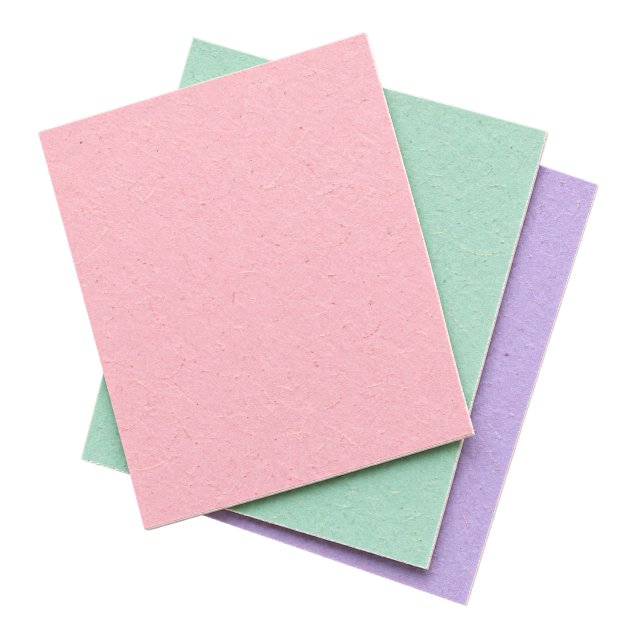
#> input picture assets/generated/_test/paper_test_v01.png, 1254 x 1254 px (shown at 1/2 size)
$ python deepen_color.py ../assets/generated/_test/paper_test_v01.png out.png
#> lines starting #> are read from the running program, lines starting #| are printed output that depends on the picture; after the words box and inside, x2 and y2 are one past the last pixel; in counts of white or black regions, pixels touching at a corner belong together
"""角色主色加深一階（只動指定色相、高彩度的區域；膚色、腮紅、白邊、其他衣物不動）。

為什麼：G2a 改進清單要求「角色主色比 S4 深一階、彩度略高」，讓投影模擬下主色對相鄰背景的明度對比 ≥3:1。
生成的小宇橘紅外套與 S4 幾乎同明度（量測見 review/G2/contrast.json 的備註），所以以程式只把外套的明度降一階。

用法：
  /opt/anaconda3/bin/python3 tools/deepen_color.py 輸入.png 輸出.png --hue 345:22 --min-sat 0.60 --value 0.82 --sat 1.06 \
      [--compare review/G2/xiaoyu_color_fix.png]
  --hue：色相範圍（度，可跨 0°），--min-sat：HSV 飽和度下限（膚色約 0.3–0.5，所以 0.6 以上才算外套），
  --value：明度倍率，--sat：飽和度倍率。遮罩邊緣做 2 px 羽化，避免色塊硬邊。
"""
import argparse
import json

import numpy as np
from PIL import Image, ImageDraw
from scipy import ndimage


def rgb_to_hsv(rgb):
    r, g, b = rgb[..., 0], rgb[..., 1], rgb[..., 2]
    mx, mn = rgb.max(-1), rgb.min(-1)
    d = mx - mn
    h = np.zeros_like(mx)
    m = d > 1e-6
    rr = m & (mx == r)
    gg = m & (mx == g) & ~rr
    bb = m & ~rr & ~gg
    h[rr] = ((g - b)[rr] / d[rr]) % 6
    h[gg] = (b - r)[gg] / d[gg] + 2
    h[bb] = (r - g)[bb] / d[bb] + 4
    h = h * 60
    s = np.where(mx > 1e-6, d / (mx + 1e-9), 0)
    return h, s, mx


def hsv_to_rgb(h, s, v):
    c = v * s
    x = c * (1 - np.abs((h / 60) % 2 - 1))
    m = v - c
    z = np.zeros_like(h)
    k = (h // 60).astype(int) % 6
    r = np.choose(k, [c, x, z, z, x, c])
    g = np.choose(k, [x, c, c, x, z, z])
    b = np.choose(k, [z, z, x, c, c, x])
    return np.stack([r + m, g + m, b + m], -1)


def main():
    ap = argparse.ArgumentParser()
    ap.add_argument("src")
    ap.add_argument("dst")
    ap.add_argument("--hue", default="345:22")
    ap.add_argument("--min-sat", type=float, default=0.60)
    ap.add_argument("--min-val", type=float, default=0.30)
    ap.add_argument("--value", type=float, default=0.82)
    ap.add_argument("--sat", type=float, default=1.06)
    ap.add_argument("--compare", default=None)
    args = ap.parse_args()
    im = Image.open(args.src).convert("RGBA")
#> im is the input picture: PIL image 1254x1254 RGBA; mean R, G, B, A 123.1, 105.4, 109.8, 138.5
    a = np.array(im).astype(np.float64)
    rgb = a[..., :3] / 255.0
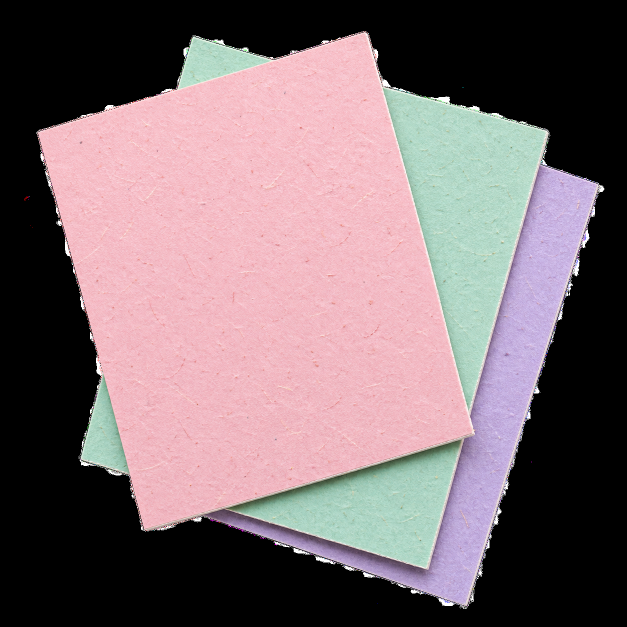
#> rgb: shape (1254, 1254, 3) float64 (shown at 1/2 size); mean R, G, B 0.483, 0.413, 0.43
    h, s, v = rgb_to_hsv(rgb)
#> in rgb_to_hsv, `mx, mn = rgb.max(-1), rgb.min(-1)`:
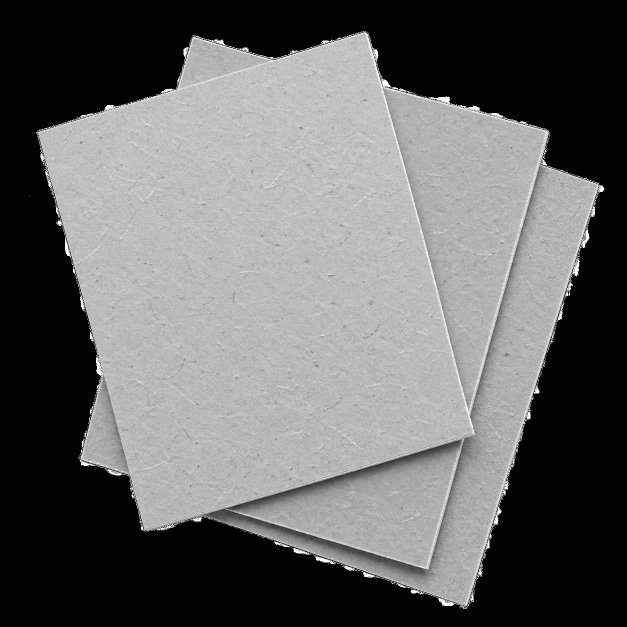
#> mn: shape (1254, 1254) float64 (shown at 1/2 size); min 0, max 1, mean 0.397
#> in rgb_to_hsv, `m = d > 1e-6`:
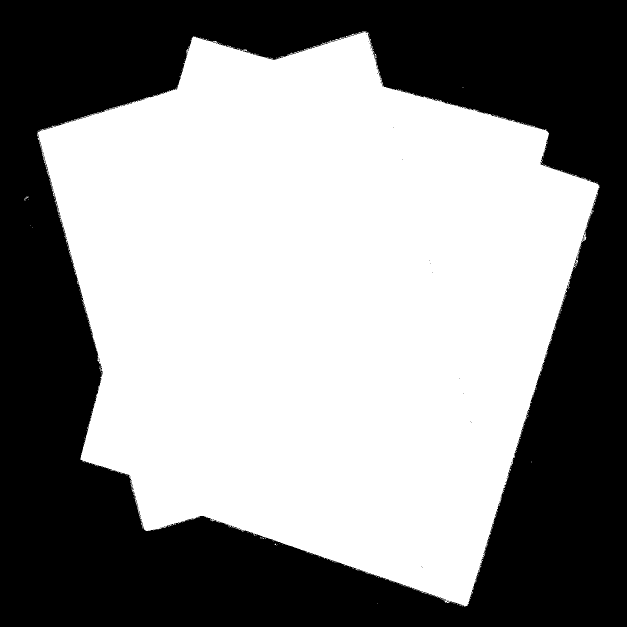
#> m: shape (1254, 1254) bool (shown at 1/2 size); 55.2% white; 67 black regions (66 under 20 px), largest, box (x1, y1, x2, y2) and area: (0, 0, 1254, 1254) 704880
#> in rgb_to_hsv, `rr = m & (mx == r)`: rr: shape (1254, 1254) bool; 37.3% white; 421 white regions (413 under 20 px), largest, box (x1, y1, x2, y2) and area: (74, 64, 1098, 1140) 581293, (908, 368, 1199, 1213) 3908, (649, 1113, 907, 1203) 455
#> in rgb_to_hsv, `gg = m & (mx == g) & ~rr`: gg: shape (1254, 1254) bool; 11.1% white; 259 white regions (253 under 20 px), largest, box (x1, y1, x2, y2) and area: (766, 175, 1096, 821) 99181, (455, 880, 922, 1136) 56067, (356, 73, 545, 179) 9495, (161, 748, 259, 948) 9246, (1086, 286, 1095, 307) 38, (189, 927, 204, 933) 25
#> in rgb_to_hsv, `bb = m & ~rr & ~gg`: bb: shape (1254, 1254) bool; 6.7% white; 516 white regions (513 under 20 px), largest, box (x1, y1, x2, y2) and area: (423, 329, 1198, 1208) 104967, (1147, 519, 1156, 533) 32, (888, 1201, 899, 1206) 25
    h0, h1 = (float(x) for x in args.hue.split(":"))
    in_hue = (h >= h0) | (h <= h1) if h0 > h1 else (h >= h0) & (h <= h1)
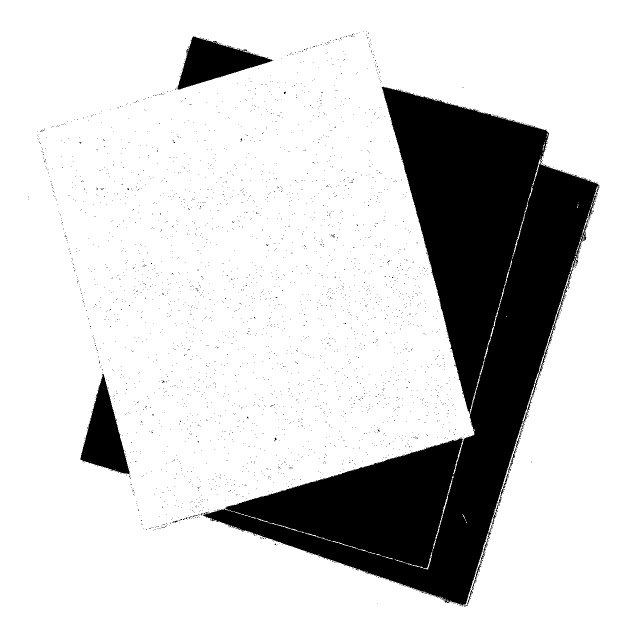
#> in_hue: shape (1254, 1254) bool (shown at 1/2 size); 81.3% white; 3110 black regions (3106 under 20 px), largest, box (x1, y1, x2, y2) and area: (406, 173, 1200, 1213) 270903, (355, 73, 547, 179) 9639, (160, 748, 259, 949) 9555, (344, 1041, 357, 1046) 24
    mask = in_hue & (s >= args.min_sat) & (v >= args.min_val) & (a[..., 3] > 0)
#> mask: shape (1254, 1254) bool; 0.01% white in thin lines or dots, all inside (x1, y1, x2, y2) = (49, 70, 1191, 1202)
    mask = ndimage.binary_opening(mask, iterations=1)
#> mask: shape (1254, 1254) bool; every value is 0
    soft = ndimage.gaussian_filter(mask.astype(np.float64), 2.0)
#> soft: shape (1254, 1254) float64; every value is 0
    v2 = v * (1 - soft * (1 - args.value))
    s2 = np.clip(s * (1 + soft * (args.sat - 1)), 0, 1)
    out = a.copy()
    out[..., :3] = np.clip(hsv_to_rgb(h, s2, v2) * 255, 0, 255)
#> in hsv_to_rgb, `k = (h // 60).astype(int) % 6`:
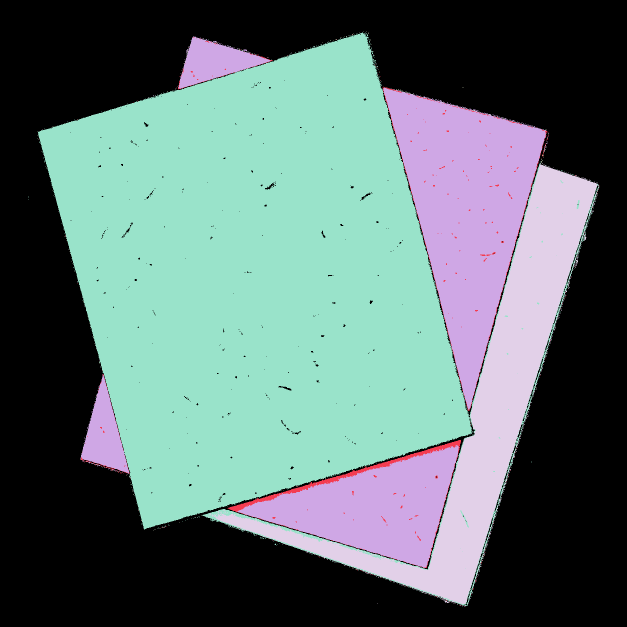
#> k: shape (1254, 1254) int64 (shown at 1/2 size); 6 distinct labels, from 0 to 5; one colour per label, 0 black
#> in hsv_to_rgb, `r = np.choose(k, [c, x, z, z, x, c])`:
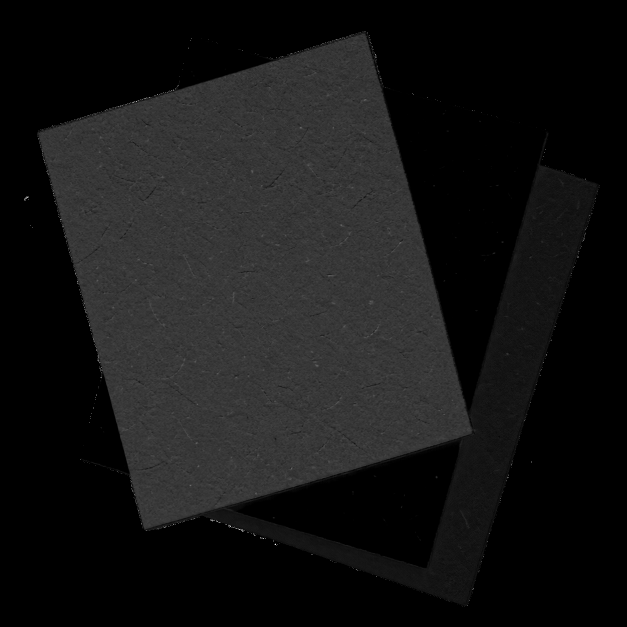
#> r: shape (1254, 1254) float64 (shown at 1/2 size); min 0, max 1, mean 0.0856
#> in hsv_to_rgb, `b = np.choose(k, [z, z, x, c, c, x])`:
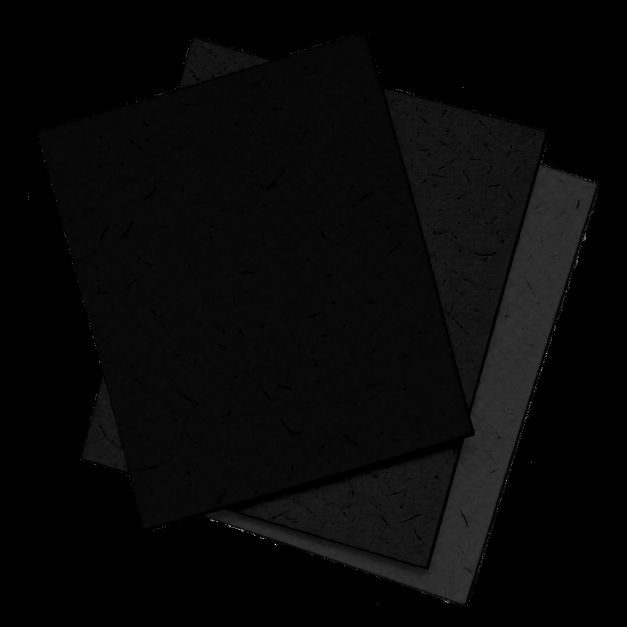
#> b: shape (1254, 1254) float64 (shown at 1/2 size); min 0, max 1, mean 0.0334
    Image.fromarray(out.round().astype(np.uint8), "RGBA").save(args.dst)
    sel = mask
    before = np.median(a[..., :3][sel], 0)
#> before = [nan, nan, nan]
    after = np.median(out[..., :3][sel], 0)
#> after = [nan, nan, nan]
    print(json.dumps(dict(src=args.src, dst=args.dst, pixels=int(sel.sum()),
                          median_before=before.round().tolist(), median_after=after.round().tolist()), ensure_ascii=False))
#| {"src": "../assets/generated/_test/paper_test_v01.png", "dst": "out.png", "pixels": 0, "median_before": [NaN, NaN, NaN], "median_after": [NaN, NaN, NaN]}
    if args.compare:
        w, hh = im.size
        sheet = Image.new("RGB", (w * 3 + 40, hh + 20), (206, 202, 194))
        sheet.paste(im, (10, 10), im)
        res = Image.fromarray(out.round().astype(np.uint8), "RGBA")
        sheet.paste(res, (w + 20, 10), res)
        diff = (np.abs(out[..., :3] - a[..., :3]).max(-1) * 4).clip(0, 255).astype(np.uint8)
        sheet.paste(Image.fromarray(diff).convert("RGB"), (2 * w + 30, 10))
        ImageDraw.Draw(sheet).text((20, 14), "before / after / diff x4", fill=(20, 20, 20))
        sheet.save(args.compare)


if __name__ == "__main__":
    main()
